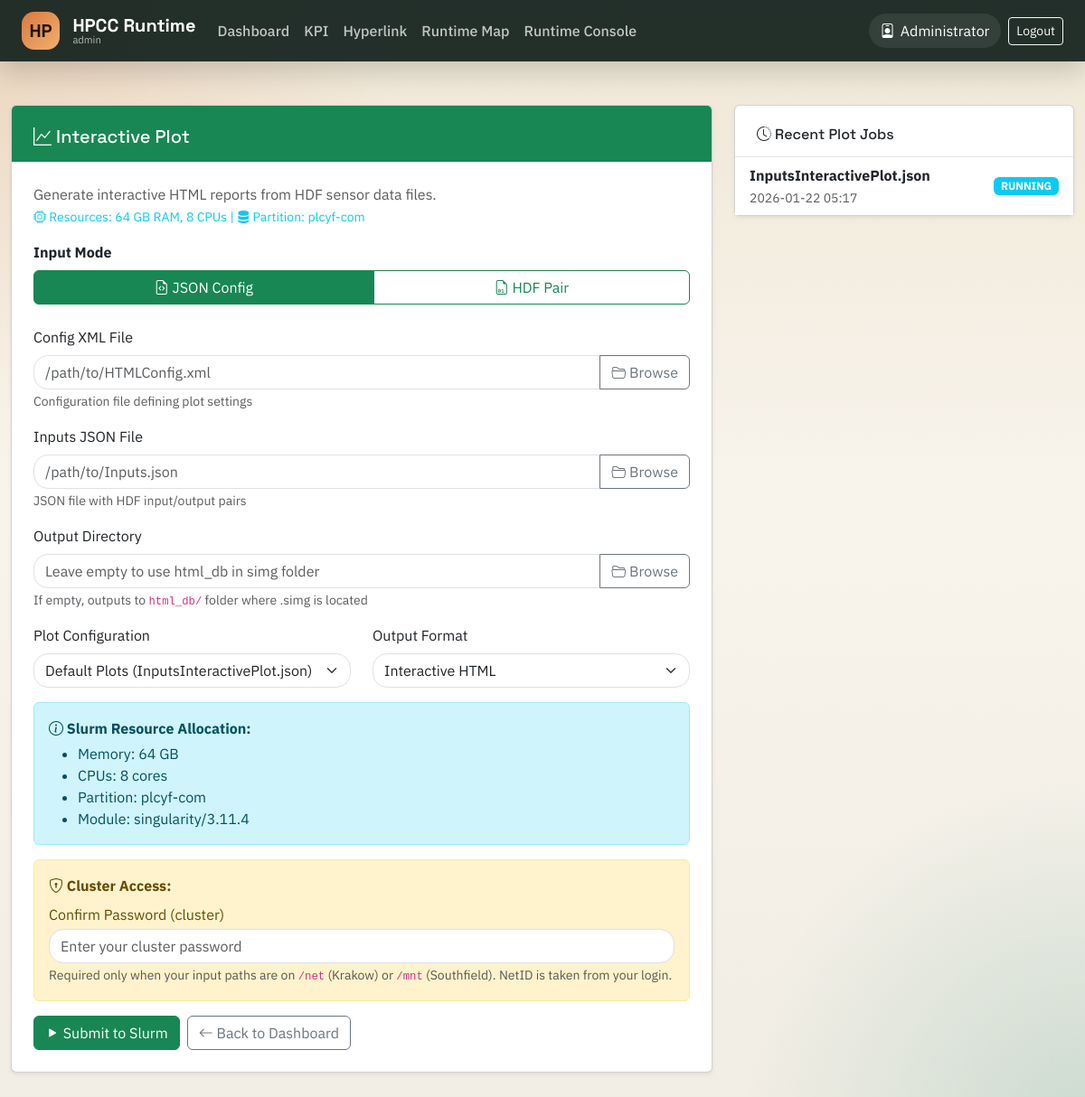
Screenshot of /html/interactive_plot (signed in) with the database file from the repository.
### models.py (models this page shows, shortened)
class User(UserMixin, db.Model):
    __tablename__ = 'users'
    id = db.Column(db.Integer, primary_key=True)
    net_id = db.Column(db.String(50), unique=True, nullable=False, index=True)
    name = db.Column(db.String(100), nullable=False)
    password_hash = db.Column(db.String(256), nullable=False)
    role = db.Column(db.String(20), default='user')  # 'user', 'admin'
    created_at = db.Column(db.DateTime, default=datetime.utcnow)
    last_login = db.Column(db.DateTime)
    cluster_password_ciphertext = db.Column(db.Text)
    cluster_password_updated_at = db.Column(db.DateTime)
    is_active = db.Column(db.Boolean, default=True)
    jobs = db.relationship('JobHistory', backref='user', lazy='dynamic')
    chat_sessions = db.relationship('ChatSession', backref='user', lazy='dynamic')
    hyperlink_saved_pairs = db.relationship('HyperlinkSavedPair', backref='owner', lazy='dynamic')

class JobHistory(db.Model):
    __tablename__ = 'job_history'
    id = db.Column(db.Integer, primary_key=True)
    user_id = db.Column(db.Integer, db.ForeignKey('users.id'), nullable=False)
    tool_name = db.Column(db.String(50), nullable=False, index=True)
    input_path = db.Column(db.String(500), nullable=False)
    input_filename = db.Column(db.String(255))  # Extracted HDF filename for display
    output_path = db.Column(db.String(500))
    slurm_job_id = db.Column(db.String(50), index=True)
    status = db.Column(db.String(20), default='QUEUED', index=True)
    output_log_path = db.Column(db.String(500))
    error_message = db.Column(db.Text)
    parameters = db.Column(db.JSON)  # Store additional parameters as JSON
    created_at = db.Column(db.DateTime, default=datetime.utcnow, index=True)
    started_at = db.Column(db.DateTime)
    completed_at = db.Column(db.DateTime)

### app.py (the view)
@app.route('/html/interactive_plot', methods=['GET', 'POST'])
@login_required
def tool_interactive_plot():
    if request.method == 'POST':
        return submit_tool_job('interactive_plot')
    recent_jobs = get_user_tool_jobs('interactive_plot')
    return render_template('tools/interactive_plot.html',
                         tool_name='Interactive Plot',
                         recent_jobs=recent_jobs)

### templates/tools/interactive_plot.html (shortened to what this page needs)
{% extends "base.html" %}
{% block content %}
<div class="container-fluid py-4">
    <div class="row">
        <div class="col-lg-8">
            <div class="card shadow-sm mb-4">
                <div class="card-header bg-success text-white">
                    <h5 class="mb-0">
                        <i class="bi bi-graph-up"></i> {{ tool_name }}
                    </h5>
                </div>
                <div class="card-body">
                    <p class="text-muted">
                        Generate interactive HTML reports from HDF sensor data files.
                        <br><small class="text-info">
                            <i class="bi bi-cpu"></i> Resources: 64 GB RAM, 8 CPUs |
                            <i class="bi bi-server"></i> Partition: plcyf-com
                        </small>
                    </p>
                    <div class="mb-4">
                        <label class="form-label fw-bold">Input Mode</label>
                        <div class="btn-group w-100" role="group">
                            <label class="btn btn-outline-success" for="mode_json">
                                <i class="bi bi-file-earmark-code"></i> JSON Config
                            </label>
                            <label class="btn btn-outline-success" for="mode_hdf">
                                <i class="bi bi-file-earmark-binary"></i> HDF Pair
                            </label>
                        </div>
                    </div>
                    <form method="POST" id="toolForm">
                        <div id="json_inputs">
                            <div class="mb-3">
                                <label for="config_xml" class="form-label">Config XML File</label>
                                <div class="input-group">
                                    <input type="text" class="form-control" id="config_xml" name="config_xml"
                                           placeholder="/path/to/HTMLConfig.xml">
                                    <button type="button" class="btn btn-outline-secondary" onclick="openFileBrowser('config_xml', ['xml'])">
                                        <i class="bi bi-folder2-open"></i> Browse
                                    </button>
                                </div>
                                <small class="text-muted">Configuration file defining plot settings</small>
                            </div>
                            <div class="mb-3">
                                <label for="inputs_json" class="form-label">Inputs JSON File</label>
                                <div class="input-group">
                                    <input type="text" class="form-control" id="inputs_json" name="inputs_json"
                                           placeholder="/path/to/Inputs.json" required>
                                    <button type="button" class="btn btn-outline-secondary" onclick="openFileBrowser('inputs_json', ['json'])">
                                        <i class="bi bi-folder2-open"></i> Browse
                                    </button>
                                </div>
                                <small class="text-muted">JSON file with HDF input/output pairs</small>
                            </div>
                        </div>
                        <div class="mb-3">
                            <label for="output_dir" class="form-label">Output Directory</label>
                            <div class="input-group">
                                <input type="text" class="form-control" id="output_dir" name="output_dir"
                                       placeholder="Leave empty to use html_db in simg folder">
                                <button type="button" class="btn btn-outline-secondary" onclick="openFileBrowser('output_dir', [], true)">
                                    <i class="bi bi-folder2-open"></i> Browse
                                </button>
                            </div>
                            <small class="text-muted">If empty, outputs to <code>html_db/</code> folder where .simg is located</small>
                        </div>
                        <div class="row mb-3">
                            <div class="col-md-6">
                                <label for="plot_config" class="form-label">Plot Configuration</label>
                                <select class="form-select" id="plot_config" name="plot_config">
                                    <option value="default">Default Plots (InputsInteractivePlot.json)</option>
                                </select>
                            </div>
                            <div class="col-md-6">
                                <label for="plot_format" class="form-label">Output Format</label>
                                <select class="form-select" id="plot_format" name="plot_format">
                                    <option value="html">Interactive HTML</option>
                                </select>
                            </div>
                        </div>
                        <div class="alert alert-info mb-3">
                            <i class="bi bi-info-circle"></i>
                            <strong>Slurm Resource Allocation:</strong>
                            <ul class="mb-0 mt-1">
                                <li>Memory: 64 GB</li>
                                <li>CPUs: 8 cores</li>
                                <li>Partition: plcyf-com</li>
                                <li>Module: singularity/3.11.4</li>
                            </ul>
                        </div>
                        <div class="alert alert-warning mb-3">
                            <i class="bi bi-shield-lock"></i>
                            <strong>Cluster Access:</strong>
                            <div class="mt-2">
                                <label for="cluster_password" class="form-label mb-1">Confirm Password (cluster)</label>
                                <input type="password" class="form-control" id="cluster_password" name="cluster_password"
                                       placeholder="Enter your cluster password">
                                <small class="text-muted">Required only when your input paths are on <code>/net</code> (Krakow) or <code>/mnt</code> (Southfield). NetID is taken from your login.</small>
                            </div>
                        </div>
                        <div class="d-flex gap-2">
                            <button type="submit" class="btn btn-success">
                                <i class="bi bi-play-fill"></i> Submit to Slurm
                            </button>
                            <a href="{{ url_for('dashboard') }}" class="btn btn-outline-secondary">
                                <i class="bi bi-arrow-left"></i> Back to Dashboard
                            </a>
                        </div>
                    </form>
                </div>
            </div>
        </div>
        <div class="col-lg-4">
            <div class="card shadow-sm">
                <div class="card-header">
                    <h6 class="mb-0"><i class="bi bi-clock-history"></i> Recent Plot Jobs</h6>
                </div>
                <div class="card-body p-0">
                    <div class="list-group list-group-flush">
                        {% for job in recent_jobs %}
                        <div class="list-group-item">
                            <div class="d-flex justify-content-between align-items-center">
                                <div>
                                    <strong class="d-block text-truncate" style="max-width: 200px;">
                                        {{ job.input_filename or job.input_path.split('/')[-1] }}
                                    </strong>
                                    <small class="text-muted">{{ job.created_at.strftime('%Y-%m-%d %H:%M') }}</small>
                                </div>
                                <span class="badge
                                    {% if job.status == 'COMPLETED' %}bg-success
                                    {% elif job.status == 'RUNNING' %}bg-info
                                    {% elif job.status == 'QUEUED' or job.status == 'PENDING' %}bg-warning text-dark
                                    {% elif job.status == 'FAILED' %}bg-danger
                                    {% else %}bg-secondary{% endif %}">
                                    {{ job.status }}
                                </span>
                            </div>
                        </div>
                        {% else %}
                        <div class="list-group-item text-center text-muted py-4">
                            No Interactive Plot jobs yet
                        </div>
                        {% endfor %}
                    </div>
                </div>
            </div>
        </div>
    </div>
</div>
{% endblock %}

### templates/base.html (shortened to what this page needs)
<!DOCTYPE html>
<html lang="en">
<head>
    <link href="https://cdn.jsdelivr.net/npm/bootstrap@5.3.0/dist/css/bootstrap.min.css" rel="stylesheet">
    <link href="https://cdn.jsdelivr.net/npm/bootstrap-icons@1.10.0/font/bootstrap-icons.css" rel="stylesheet">
    <link href="{{ url_for('static', filename='css/style.css') }}" rel="stylesheet">
</head>
<body>
    {% if current_user.is_authenticated %}
    <nav class="navbar navbar-expand-lg fixed-top app-navbar">
        <div class="container-fluid px-4">
            <a class="navbar-brand" href="{{ url_for('dashboard') }}">
                <span class="brand-mark">HP</span>
                <span class="brand-copy">
                    <strong>HPCC Runtime</strong>
                    <small>{{ current_user.net_id }}</small>
                </span>
            </a>
            <div class="collapse navbar-collapse" id="navbarNav">
                <ul class="navbar-nav me-auto">
                    <li class="nav-item"><a class="nav-link {% if request.endpoint == 'dashboard' %}active{% endif %}" href="{{ url_for('dashboard') }}">Dashboard</a></li>
                    <li class="nav-item"><a class="nav-link {% if request.endpoint == 'tool_kpi' %}active{% endif %}" href="{{ url_for('tool_kpi') }}">KPI</a></li>
                    <li class="nav-item"><a class="nav-link {% if request.endpoint in ['tool_hyperlink', 'hyperlink_viewer_app', 'hyperlink_viewer'] %}active{% endif %}" href="{{ url_for('tool_hyperlink') }}">Hyperlink</a></li>
                    <li class="nav-item"><a class="nav-link {% if request.endpoint == 'runtime_map' %}active{% endif %}" href="{{ url_for('runtime_map') }}">Runtime Map</a></li>
                    <li class="nav-item"><a class="nav-link {% if request.endpoint == 'job_history' %}active{% endif %}" href="{{ url_for('job_history') }}">Runtime Console</a></li>
                </ul>
                <ul class="navbar-nav align-items-center gap-2">
                    <li class="nav-item"><span class="nav-chip"><i class="bi bi-person-badge"></i> {{ current_user.name }}</span></li>
                    <li class="nav-item"><a class="btn btn-sm btn-outline-light" href="{{ url_for('logout') }}">Logout</a></li>
                </ul>
            </div>
        </div>
    </nav>
    <main class="main-content">
    {% endif %}
    {% block content %}{% endblock %}
    {% if current_user.is_authenticated %}
    </main>
    {% endif %}
</body>
</html>

### rows the page displays
User: net_id "admin", name "Administrator"
JobHistory: input_filename "InputsInteractivePlot.json", created_at "2026-01-22 05:17", status "RUNNING"

### other values shown
{{ tool_name }} "Interactive Plot"
